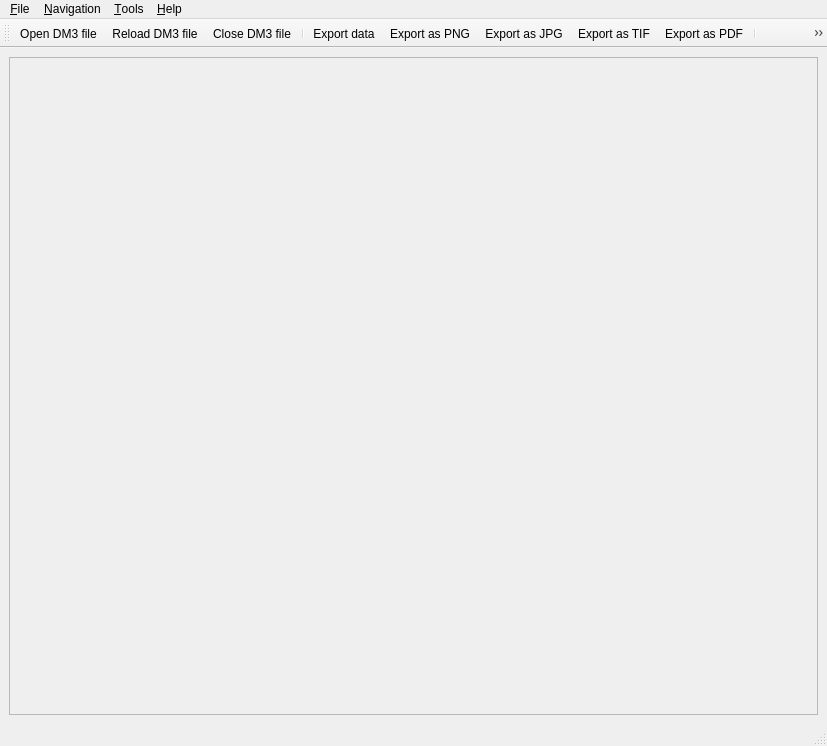
<?xml version="1.0" encoding="UTF-8"?>
<ui version="4.0">
 <class>DM3Viewer</class>
 <widget class="QMainWindow" name="DM3Viewer">
  <property name="geometry">
   <rect>
    <x>0</x>
    <y>0</y>
    <width>827</width>
    <height>746</height>
   </rect>
  </property>
  <property name="sizePolicy">
   <sizepolicy hsizetype="Expanding" vsizetype="Expanding">
    <horstretch>0</horstretch>
    <verstretch>0</verstretch>
   </sizepolicy>
  </property>
  <property name="windowTitle">
   <string>DM3 Viewer</string>
  </property>
  <property name="windowIcon">
   <iconset resource="DM3Viewer.qrc">
    <normaloff>:/Icons/viewer.svg</normaloff>:/Icons/viewer.svg</iconset>
  </property>
  <widget class="QWidget" name="centralwidget">
   <property name="sizePolicy">
    <sizepolicy hsizetype="Expanding" vsizetype="Expanding">
     <horstretch>0</horstretch>
     <verstretch>0</verstretch>
    </sizepolicy>
   </property>
   <layout class="QGridLayout" name="gridLayout_2" columnstretch="0,0">
    <item row="0" column="0" colspan="2">
     <widget class="QFrame" name="plotQF">
      <property name="sizePolicy">
       <sizepolicy hsizetype="Expanding" vsizetype="Expanding">
        <horstretch>0</horstretch>
        <verstretch>0</verstretch>
       </sizepolicy>
      </property>
      <property name="frameShape">
       <enum>QFrame::StyledPanel</enum>
      </property>
      <property name="frameShadow">
       <enum>QFrame::Raised</enum>
      </property>
     </widget>
    </item>
   </layout>
  </widget>
  <widget class="QMenuBar" name="menubar">
   <property name="geometry">
    <rect>
     <x>0</x>
     <y>0</y>
     <width>827</width>
     <height>26</height>
    </rect>
   </property>
   <widget class="QMenu" name="menuFile">
    <property name="title">
     <string>&amp;File</string>
    </property>
    <widget class="QMenu" name="menu_Export">
     <property name="title">
      <string>&amp;Export</string>
     </property>
     <addaction name="action_Export_Data"/>
     <addaction name="action_Export_PNG"/>
     <addaction name="action_Export_JPG"/>
     <addaction name="action_Export_TIF"/>
     <addaction name="action_Export_PDF"/>
    </widget>
    <addaction name="action_Open_DM3"/>
    <addaction name="action_Reload_DM3"/>
    <addaction name="action_Close_DM3"/>
    <addaction name="separator"/>
    <addaction name="menu_Export"/>
    <addaction name="separator"/>
    <addaction name="action_Quit_Viewer"/>
   </widget>
   <widget class="QMenu" name="menuNavigation">
    <property name="title">
     <string>&amp;Navigation</string>
    </property>
    <addaction name="action_First_Image"/>
    <addaction name="action_Previous_Image"/>
    <addaction name="action_Next_Image"/>
    <addaction name="action_Last_Image"/>
   </widget>
   <widget class="QMenu" name="menuTools">
    <property name="title">
     <string>&amp;Tools</string>
    </property>
    <addaction name="action_Info"/>
    <addaction name="action_FFT"/>
    <addaction name="separator"/>
    <addaction name="action_Options"/>
    <addaction name="action_Timer"/>
   </widget>
   <widget class="QMenu" name="menuHelp">
    <property name="title">
     <string>&amp;Help</string>
    </property>
    <addaction name="action_About"/>
   </widget>
   <addaction name="menuFile"/>
   <addaction name="menuNavigation"/>
   <addaction name="menuTools"/>
   <addaction name="menuHelp"/>
  </widget>
  <widget class="QStatusBar" name="statusbar"/>
  <widget class="QToolBar" name="toolBar">
   <property name="orientation">
    <enum>Qt::Horizontal</enum>
   </property>
   <attribute name="toolBarArea">
    <enum>TopToolBarArea</enum>
   </attribute>
   <attribute name="toolBarBreak">
    <bool>false</bool>
   </attribute>
   <addaction name="action_Open_DM3"/>
   <addaction name="action_Reload_DM3"/>
   <addaction name="action_Close_DM3"/>
   <addaction name="separator"/>
   <addaction name="action_Export_Data"/>
   <addaction name="action_Export_PNG"/>
   <addaction name="action_Export_JPG"/>
   <addaction name="action_Export_TIF"/>
   <addaction name="action_Export_PDF"/>
   <addaction name="separator"/>
   <addaction name="action_First_Image"/>
   <addaction name="action_Previous_Image"/>
   <addaction name="action_Next_Image"/>
   <addaction name="action_Last_Image"/>
   <addaction name="separator"/>
   <addaction name="action_Info"/>
   <addaction name="action_FFT"/>
   <addaction name="separator"/>
   <addaction name="action_Options"/>
   <addaction name="action_Timer"/>
   <addaction name="separator"/>
   <addaction name="action_About"/>
  </widget>
  <action name="action_About">
   <property name="icon">
    <iconset resource="DM3Viewer.qrc">
     <normaloff>:/Icons/help.svg</normaloff>:/Icons/help.svg</iconset>
   </property>
   <property name="text">
    <string>About...</string>
   </property>
   <property name="toolTip">
    <string>About DM3 Viewer</string>
   </property>
   <property name="statusTip">
    <string>See information about DM3 Viewer</string>
   </property>
   <property name="shortcut">
    <string>F1</string>
   </property>
  </action>
  <action name="action_Options">
   <property name="icon">
    <iconset resource="DM3Viewer.qrc">
     <normaloff>:/Icons/options.svg</normaloff>:/Icons/options.svg</iconset>
   </property>
   <property name="text">
    <string>&amp;Options...</string>
   </property>
   <property name="toolTip">
    <string>Edit program options</string>
   </property>
   <property name="statusTip">
    <string>Edit configuration options for DM3 Viewer</string>
   </property>
  </action>
  <action name="action_Open_DM3">
   <property name="icon">
    <iconset resource="DM3Viewer.qrc">
     <normaloff>:/Icons/open.svg</normaloff>:/Icons/open.svg</iconset>
   </property>
   <property name="text">
    <string>&amp;Open DM3 file</string>
   </property>
   <property name="toolTip">
    <string>Open DM3 file</string>
   </property>
   <property name="statusTip">
    <string>Select a DM3 file to open</string>
   </property>
   <property name="shortcut">
    <string>Ctrl+O</string>
   </property>
  </action>
  <action name="action_Quit_Viewer">
   <property name="icon">
    <iconset resource="DM3Viewer.qrc">
     <normaloff>:/Icons/quit.svg</normaloff>:/Icons/quit.svg</iconset>
   </property>
   <property name="text">
    <string>&amp;Quit Viewer</string>
   </property>
   <property name="toolTip">
    <string>Quit DM3 Viewer</string>
   </property>
   <property name="statusTip">
    <string>Quit the application</string>
   </property>
  </action>
  <action name="action_First_Image">
   <property name="icon">
    <iconset resource="DM3Viewer.qrc">
     <normaloff>:/Icons/first.svg</normaloff>:/Icons/first.svg</iconset>
   </property>
   <property name="text">
    <string>&amp;First image</string>
   </property>
   <property name="toolTip">
    <string>Move to first image</string>
   </property>
   <property name="statusTip">
    <string>Load the first DM3 image in the current directory</string>
   </property>
   <property name="shortcut">
    <string>Home</string>
   </property>
  </action>
  <action name="action_Previous_Image">
   <property name="icon">
    <iconset resource="DM3Viewer.qrc">
     <normaloff>:/Icons/previous.svg</normaloff>:/Icons/previous.svg</iconset>
   </property>
   <property name="text">
    <string>&amp;Previous image</string>
   </property>
   <property name="toolTip">
    <string>Move to previous image</string>
   </property>
   <property name="statusTip">
    <string>Load the previous DM3 image in the current directory</string>
   </property>
   <property name="shortcut">
    <string>PgUp</string>
   </property>
  </action>
  <action name="action_Next_Image">
   <property name="icon">
    <iconset resource="DM3Viewer.qrc">
     <normaloff>:/Icons/next.svg</normaloff>:/Icons/next.svg</iconset>
   </property>
   <property name="text">
    <string>&amp;Next image</string>
   </property>
   <property name="toolTip">
    <string>Move to next image</string>
   </property>
   <property name="statusTip">
    <string>Load the next DM3 image in the current directory</string>
   </property>
   <property name="shortcut">
    <string>PgDown</string>
   </property>
  </action>
  <action name="action_Last_Image">
   <property name="icon">
    <iconset resource="DM3Viewer.qrc">
     <normaloff>:/Icons/last.svg</normaloff>:/Icons/last.svg</iconset>
   </property>
   <property name="text">
    <string>&amp;Last image</string>
   </property>
   <property name="toolTip">
    <string>Move to last image</string>
   </property>
   <property name="statusTip">
    <string>Load the last DM3 image in the current directory</string>
   </property>
   <property name="shortcut">
    <string>End</string>
   </property>
  </action>
  <action name="action_Timer">
   <property name="icon">
    <iconset resource="DM3Viewer.qrc">
     <normaloff>:/Icons/timer.svg</normaloff>:/Icons/timer.svg</iconset>
   </property>
   <property name="text">
    <string>&amp;Timer</string>
   </property>
   <property name="toolTip">
    <string>Timer</string>
   </property>
   <property name="statusTip">
    <string>Iterate automatically over all the DM3 images in the current directory</string>
   </property>
   <property name="shortcut">
    <string>Ctrl+T</string>
   </property>
  </action>
  <action name="action_Export_Data">
   <property name="icon">
    <iconset resource="DM3Viewer.qrc">
     <normaloff>:/Icons/save_dat.svg</normaloff>:/Icons/save_dat.svg</iconset>
   </property>
   <property name="text">
    <string>Export &amp;data...</string>
   </property>
   <property name="toolTip">
    <string>Export data as text</string>
   </property>
   <property name="statusTip">
    <string>Export the data in the current DM3 image as text</string>
   </property>
   <property name="shortcut">
    <string>Ctrl+D</string>
   </property>
  </action>
  <action name="action_Export_PNG">
   <property name="icon">
    <iconset resource="DM3Viewer.qrc">
     <normaloff>:/Icons/save_png.svg</normaloff>:/Icons/save_png.svg</iconset>
   </property>
   <property name="text">
    <string>Export as &amp;PNG...</string>
   </property>
   <property name="toolTip">
    <string>Export image as PNG</string>
   </property>
   <property name="statusTip">
    <string>Export the data in the current DM3 image as PNG</string>
   </property>
   <property name="shortcut">
    <string>Ctrl+P</string>
   </property>
  </action>
  <action name="action_Export_JPG">
   <property name="icon">
    <iconset resource="DM3Viewer.qrc">
     <normaloff>:/Icons/save_jpg.svg</normaloff>:/Icons/save_jpg.svg</iconset>
   </property>
   <property name="text">
    <string>Export as &amp;JPG...</string>
   </property>
   <property name="toolTip">
    <string>Export image as JPG</string>
   </property>
   <property name="statusTip">
    <string>Export the data in the current DM3 image as JPG</string>
   </property>
   <property name="shortcut">
    <string>Ctrl+J</string>
   </property>
  </action>
  <action name="action_Export_TIF">
   <property name="icon">
    <iconset resource="DM3Viewer.qrc">
     <normaloff>:/Icons/save_tif.svg</normaloff>:/Icons/save_tif.svg</iconset>
   </property>
   <property name="text">
    <string>Export as &amp;TIF...</string>
   </property>
   <property name="toolTip">
    <string>Export image as TIF</string>
   </property>
   <property name="statusTip">
    <string>Export the data in the current DM3 image as TIF</string>
   </property>
   <property name="shortcut">
    <string>Ctrl+T</string>
   </property>
  </action>
  <action name="action_Export_PDF">
   <property name="icon">
    <iconset resource="DM3Viewer.qrc">
     <normaloff>:/Icons/save_pdf.svg</normaloff>:/Icons/save_pdf.svg</iconset>
   </property>
   <property name="text">
    <string>Export as PD&amp;F</string>
   </property>
   <property name="toolTip">
    <string>Export image as PDF</string>
   </property>
   <property name="statusTip">
    <string>Export the data in the current DM3 image as PDF</string>
   </property>
   <property name="shortcut">
    <string>Ctrl+F</string>
   </property>
  </action>
  <action name="action_Info">
   <property name="icon">
    <iconset resource="DM3Viewer.qrc">
     <normaloff>:/Icons/info.svg</normaloff>:/Icons/info.svg</iconset>
   </property>
   <property name="text">
    <string>&amp;Info...</string>
   </property>
   <property name="toolTip">
    <string>Image info</string>
   </property>
   <property name="statusTip">
    <string>Show the info in the metadata of the current DM3 image</string>
   </property>
  </action>
  <action name="action_Close_DM3">
   <property name="icon">
    <iconset resource="DM3Viewer.qrc">
     <normaloff>:/Icons/close.svg</normaloff>:/Icons/close.svg</iconset>
   </property>
   <property name="text">
    <string>&amp;Close DM3 file</string>
   </property>
   <property name="statusTip">
    <string>Close the current DM3 file</string>
   </property>
  </action>
  <action name="action_Reload_DM3">
   <property name="icon">
    <iconset resource="DM3Viewer.qrc">
     <normaloff>:/Icons/reload.svg</normaloff>:/Icons/reload.svg</iconset>
   </property>
   <property name="text">
    <string>&amp;Reload DM3 file</string>
   </property>
   <property name="statusTip">
    <string>Reload the current DM3 file</string>
   </property>
  </action>
  <action name="action_FFT">
   <property name="checkable">
    <bool>true</bool>
   </property>
   <property name="icon">
    <iconset resource="DM3Viewer.qrc">
     <normaloff>:/Icons/fft.svg</normaloff>:/Icons/fft.svg</iconset>
   </property>
   <property name="text">
    <string>&amp;FFT</string>
   </property>
   <property name="toolTip">
    <string>Fast Fourier Transform</string>
   </property>
   <property name="statusTip">
    <string>Calculate the Fast Fourier Transform of the current DM3 file</string>
   </property>
  </action>
 </widget>
 <resources>
  <include location="DM3Viewer.qrc"/>
 </resources>
 <connections/>
</ui>
